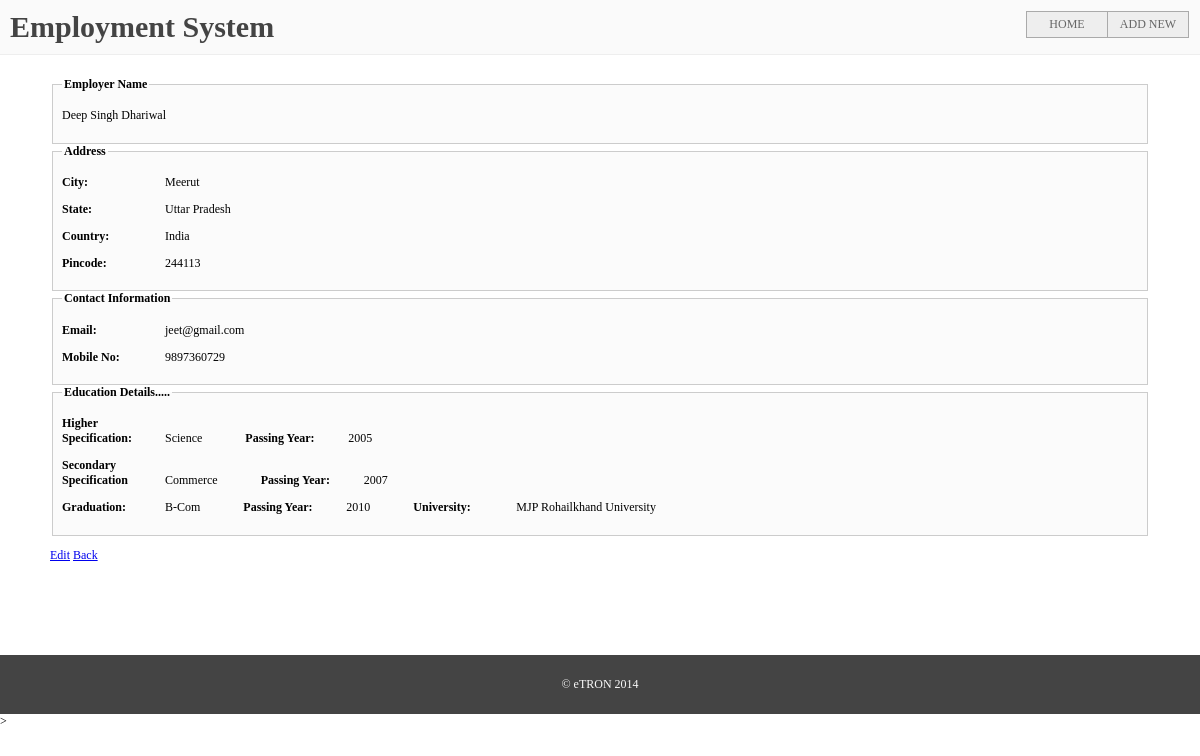
The page /view-employer/32 on the database as committed earlier.
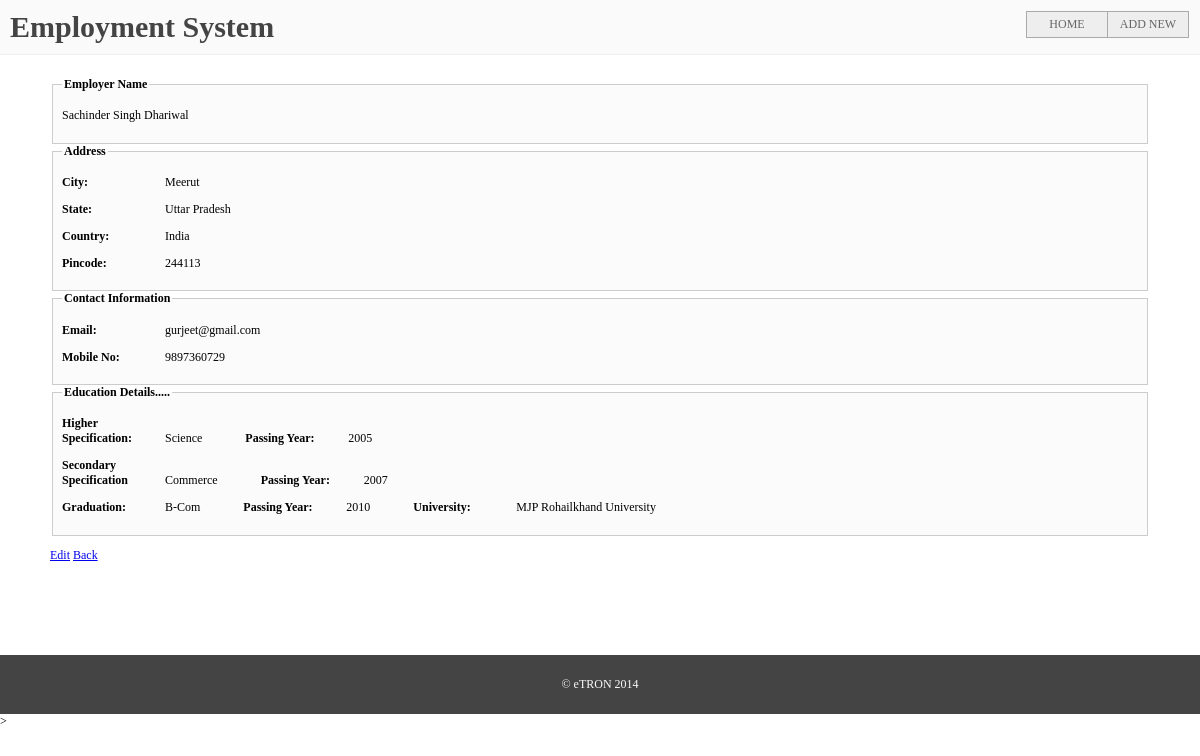
The same page on the database as committed later.
### employment/models.py (models this page shows)
class Employer(models.Model):
	fname = models.CharField("First Name", max_length=20)
	mname = models.CharField("Middle Name", max_length=20 )
	lname = models.CharField("Last Name", max_length=20)
	city = models.CharField("City", max_length=50)
	state = models.CharField("State", max_length=50)
	country = models.CharField("Country", max_length=20)
	pincode = models.CharField("Pincode", max_length = 10)
	email = models.CharField("Email", max_length=40)
	mobile = models.CharField("Mobile Number", max_length =18)

### employment/views.py (the view)
# urls.py: url(r'^view-employer/(?P<id>\w+)$', views.view_employer, name='view-employer'),
def view_employer(request, id):
	emp = Employer.objects.filter(id=id)
	if emp:
		emp = emp[0]
		edu = Education.objects.filter(employer = emp)
		if edu:
			edu = edu[0]
		return render (request, 'employment/view.html', {'emp':emp, 'edu': edu})
	else:
		messages.error(request, 'Selected Employer doesn,t exit')
		return redirect('home')

### employment/templates/employment/view.html (shortened to what this page needs)
{% extends 'employment/base.html' %}
{% block content %}
	<div>
		<blockquote>
		<fieldset>
		<legend>Employer Name</legend>
		<p>
			<label class="info">{{emp.fname}}</label>
			<label class="info">{{emp.mname}}</label>
			<label class="info">{{emp.lname|safe}}</label>
		</p>
		</fieldset>
		<fieldset>
		<legend>Address</legend>
		<p>
			<label class="label">City:</label>
			<label class="info">{{emp.city}}</label>
		</p>
		<p>
			<label class="label">State:</label>
			<label class="info">{{emp.state}}</label>
		</p>
		<p>
			<label class="label">Country:</label>
			<label class="info">{{emp.country}}</label>
		</p>
		<p>
			<label class="label">Pincode:</label>
			<label class="info">{{emp.pincode}}</label>
		</p>
		</fieldset>
		<fieldset>
			<legend>Contact Information</legend>
		<p>
			<label class="label">Email:</label>
			<label class="info">{{emp.email}}</label>
		</p>
		<p>
			<label class="label">Mobile No:</label>
			<label class="info">{{emp.mobile}}</label>
		</p>
		</fieldset>
		<fieldset>
			<legend>Education Details.....</legend>
			<p>
				<label class="label">Higher Specification:</label>
				<label class="info" style="margin-right:40px;">{{edu.higher_specification}}</label>
				<label class="label">Passing Year:</label>
				<label class="info">{{edu.higher_year}}</label>
			</p>
			<p>
				<label class="label">Secondary Specification</label>
				<label class="info" style="margin-right:40px;">{{edu.secondary_specification}}</label>
				<label class="label">Passing Year:</label>
				<label class="info" >{{edu.secondary_year}}</label>
			</p>
			<p>
				<label class="label">Graduation:</label>
				<label class="info" style="margin-right:40px;">{{edu.graduation}}</label>
				<label class="label">Passing Year:</label>
				<label class="info" style="margin-right:40px;">{{edu.year}}</label>
				<label class="label">University:</label>
				<label class="info">{{edu.university}}</label>
			</p>
		</fieldset>
		<p>
			<a href="{% url 'edit-employer' emp.id %}">Edit</a>
			<a href="{% url 'home'%}">Back</a>
		</p>
		</blockquote>
	</div>
{% endblock %}

Rows that differ between the two databases and show on the page:
changed Employer "Singh": fname "Deep" → "Sachinder"; email "jeet@gmail.com" → "gurjeet@gmail.com"
